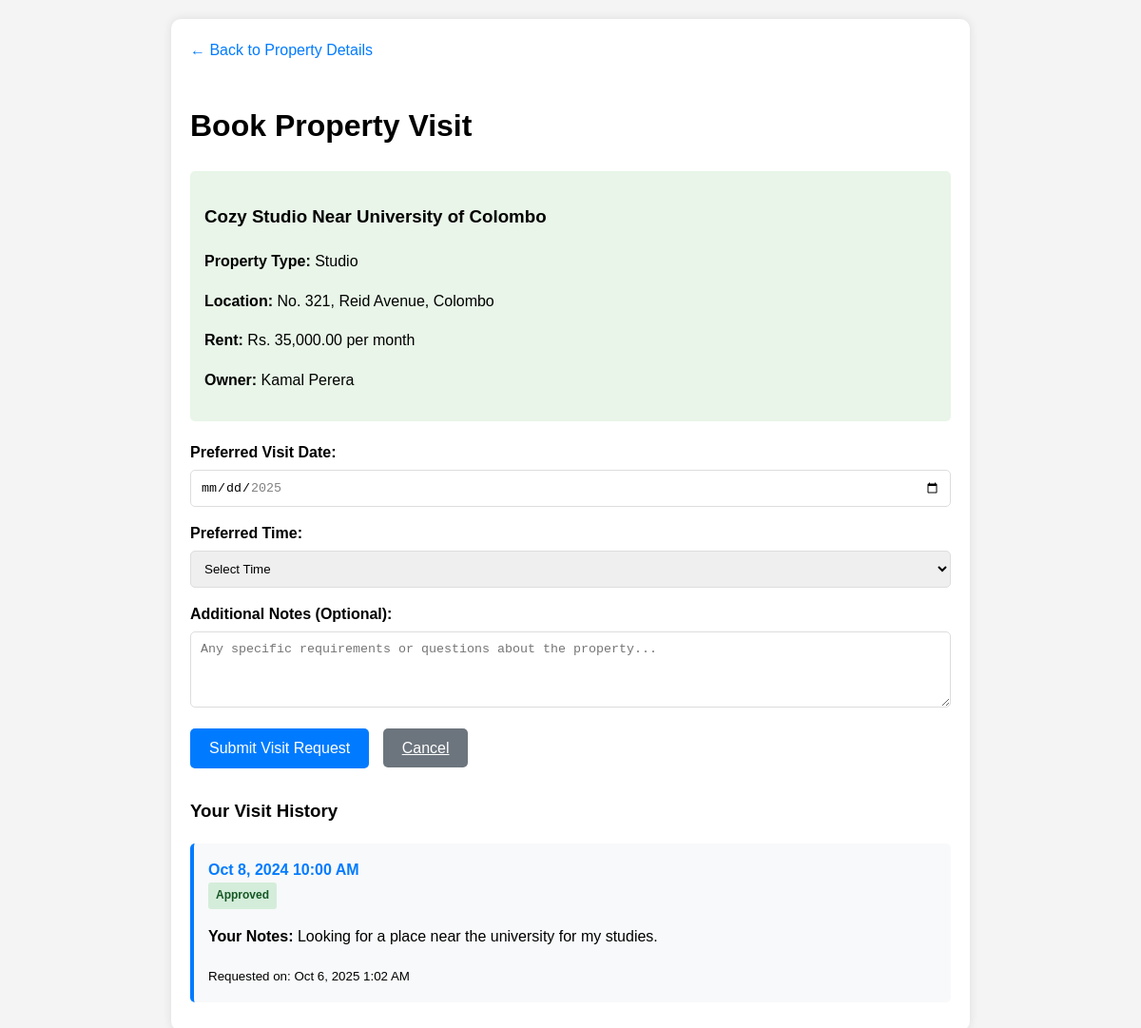
The app's page /customer/book_visit.php?property_id=2 (signed in) with its own data.
### tables this page shows
CREATE TABLE properties (
    id INT PRIMARY KEY AUTO_INCREMENT,
    owner_id INT NOT NULL,
    title VARCHAR(255) NOT NULL,
    description TEXT,
    property_type ENUM('apartment', 'house', 'villa', 'studio', 'commercial') NOT NULL,
    bedrooms INT NOT NULL DEFAULT 1,
    bathrooms INT NOT NULL DEFAULT 1,
    area_sqft INT,
    address TEXT NOT NULL,
    city VARCHAR(100) NOT NULL,
    state VARCHAR(100) NOT NULL,
    zip_code VARCHAR(20),
    rent_amount DECIMAL(10,2) NOT NULL,
    security_deposit DECIMAL(10,2) NOT NULL,
    images JSON,  
    amenities JSON,  
    status ENUM('pending', 'approved', 'rejected', 'rented') DEFAULT 'pending',
    is_available BOOLEAN DEFAULT TRUE,
    created_at TIMESTAMP DEFAULT CURRENT_TIMESTAMP,
    updated_at TIMESTAMP DEFAULT CURRENT_TIMESTAMP ON UPDATE CURRENT_TIMESTAMP,
    FOREIGN KEY (owner_id) REFERENCES users(id) ON DELETE CASCADE,
    INDEX idx_properties_city (city),
    INDEX idx_properties_status (status),
    INDEX idx_properties_owner (owner_id)
);

CREATE TABLE users (
    id INT PRIMARY KEY AUTO_INCREMENT,
    full_name VARCHAR(255) NOT NULL,
    email VARCHAR(255) UNIQUE NOT NULL,
    phone VARCHAR(20) UNIQUE NOT NULL,
    password_hash VARCHAR(255) NOT NULL,
    user_type ENUM('admin', 'owner', 'customer') NOT NULL,
    is_phone_verified BOOLEAN DEFAULT FALSE,
    profile_image VARCHAR(255) DEFAULT NULL,
    address TEXT,
    city VARCHAR(100),
    state VARCHAR(100),
    zip_code VARCHAR(20),
    created_at TIMESTAMP DEFAULT CURRENT_TIMESTAMP,
    updated_at TIMESTAMP DEFAULT CURRENT_TIMESTAMP ON UPDATE CURRENT_TIMESTAMP,
    status ENUM('active', 'inactive', 'suspended') DEFAULT 'active',
    INDEX idx_users_email (email),
    INDEX idx_users_phone (phone),
    INDEX idx_users_type (user_type)
);

CREATE TABLE property_visits (
    id INT PRIMARY KEY AUTO_INCREMENT,
    property_id INT NOT NULL,
    customer_id INT NOT NULL,
    owner_id INT NOT NULL,
    requested_date DATETIME NOT NULL,
    status ENUM('pending', 'approved', 'rejected', 'completed') DEFAULT 'pending',
    customer_notes TEXT,
    owner_notes TEXT,
    created_at TIMESTAMP DEFAULT CURRENT_TIMESTAMP,
    updated_at TIMESTAMP DEFAULT CURRENT_TIMESTAMP ON UPDATE CURRENT_TIMESTAMP,
    FOREIGN KEY (property_id) REFERENCES properties(id) ON DELETE CASCADE,
    FOREIGN KEY (customer_id) REFERENCES users(id) ON DELETE CASCADE,
    FOREIGN KEY (owner_id) REFERENCES users(id) ON DELETE CASCADE,
    INDEX idx_property_visits_property (property_id),
    INDEX idx_property_visits_customer (customer_id),
    INDEX idx_property_visits_owner (owner_id),
    INDEX idx_property_visits_status (status)
);

### customer/book_visit.php (the view, shortened to what this page needs)
<?php
require_once '../includes/config.php';
$property_id = $_GET['property_id'] ?? null;
$stmt = $pdo->prepare("SELECT p.*, u.full_name as owner_name, u.phone as owner_phone
                       FROM properties p
                       JOIN users u ON p.owner_id = u.id
                       WHERE p.id = ? AND p.status = 'approved' AND p.is_available = 1");
$stmt->execute([$property_id]);
$property = $stmt->fetch(PDO::FETCH_ASSOC);
$stmt = $pdo->prepare("SELECT * FROM property_visits
                       WHERE property_id = ? AND customer_id = ?
                       ORDER BY created_at DESC");
$stmt->execute([$property_id, $_SESSION['user_id']]);
$visits = $stmt->fetchAll(PDO::FETCH_ASSOC);
?>
<!DOCTYPE html>
<html lang="en">
<head>
</head>
<body>
    <div class="container">
        <a href="../property_details.php?id=<?php echo $property_id; ?>" class="back-link">← Back to Property Details</a>
        <h1>Book Property Visit</h1>
        <div class="property-info">
            <h3><?php echo htmlspecialchars($property['title']); ?></h3>
            <p><strong>Property Type:</strong> <?php echo ucfirst($property['property_type']); ?></p>
            <p><strong>Location:</strong> <?php echo htmlspecialchars($property['address'] . ', ' . $property['city']); ?></p>
            <p><strong>Rent:</strong> Rs. <?php echo number_format($property['rent_amount'], 2); ?> per month</p>
            <p><strong>Owner:</strong> <?php echo htmlspecialchars($property['owner_name']); ?></p>
        </div>
        <?php
        $canBookVisit = true;
        ?>
        <?php if ($canBookVisit): ?>
        <form method="POST" action="">
            <div class="form-group">
                <label for="visit_date">Preferred Visit Date:</label>
                <input type="date" id="visit_date" name="visit_date"
                       min="<?php echo date('Y-m-d', strtotime('+1 day')); ?>"
                       max="<?php echo date('Y-m-d', strtotime('+30 days')); ?>" required>
            </div>
            <div class="form-group">
                <label for="visit_time">Preferred Time:</label>
                <select id="visit_time" name="visit_time" required>
                    <option value="">Select Time</option>
                </select>
            </div>
            <div class="form-group">
                <label for="customer_notes">Additional Notes (Optional):</label>
                <textarea id="customer_notes" name="customer_notes"
                          placeholder="Any specific requirements or questions about the property..."></textarea>
            </div>
            <button type="submit" class="btn">Submit Visit Request</button>
            <a href="../property_details.php?id=<?php echo $property_id; ?>" class="btn btn-secondary">Cancel</a>
        </form>
        <?php else: ?>
            <div class="message error">
                You already have a pending visit request for this property. Please wait for the owner's response before booking another visit.
            </div>
        <?php endif; ?>
        <?php if (!empty($visits)): ?>
        <div class="visit-history">
            <h3>Your Visit History</h3>
            <?php foreach ($visits as $visit): ?>
            <div class="visit-item">
                <div class="visit-date"><?php echo date('M j, Y g:i A', strtotime($visit['requested_date'])); ?></div>
                <span class="visit-status status-<?php echo $visit['status']; ?>">
                    <?php echo ucfirst($visit['status']); ?>
                </span>
                <?php if ($visit['customer_notes']): ?>
                    <p><strong>Your Notes:</strong> <?php echo htmlspecialchars($visit['customer_notes']); ?></p>
                <?php endif; ?>
                <small>Requested on: <?php echo date('M j, Y g:i A', strtotime($visit['created_at'])); ?></small>
            </div>
            <?php endforeach; ?>
        </div>
        <?php endif; ?>
    </div>
</body>
</html>

### customer/book_visit.php (style rules this page uses)
body { font-family: Arial, sans-serif; line-height: 1.6; margin: 0; padding: 20px; background-color: #f4f4f4; }
.container { max-width: 800px; margin: 0 auto; background: white; padding: 20px; border-radius: 10px; box-shadow: 0 0 10px rgba(0,0,0,0.1); }
.property-info { background: #e8f5e8; padding: 15px; border-radius: 5px; margin-bottom: 20px; }
.form-group { margin-bottom: 15px; }
label { display: block; margin-bottom: 5px; font-weight: bold; }
input, textarea, select { width: 100%; padding: 10px; border: 1px solid #ddd; border-radius: 5px; box-sizing: border-box; }
textarea { height: 80px; resize: vertical; }
.btn { background: #007bff; color: white; padding: 12px 20px; border: none; border-radius: 5px; cursor: pointer; font-size: 16px; }
.btn-secondary { background: #6c757d; margin-left: 10px; }
.visit-history { margin-top: 30px; }
.visit-item { background: #f8f9fa; padding: 15px; margin-bottom: 10px; border-radius: 5px; border-left: 4px solid #007bff; }
.visit-status { display: inline-block; padding: 4px 8px; border-radius: 3px; font-size: 12px; font-weight: bold; }
.status-approved { background: #d4edda; color: #155724; }
.visit-date { font-weight: bold; color: #007bff; }
.back-link { display: inline-block; margin-bottom: 20px; color: #007bff; text-decoration: none; }

### records on screen
properties: title "Cozy Studio Near University of Colombo", property_type "Studio", address+city "No. 321, Reid Avenue, Colombo", rent_amount "35,000.00", owner.full_name "Kamal Perera"
property_visits: requested_date "Oct 8, 2024 10:00 AM", status "Approved", customer_notes "Looking for a place near the university for my studies.", created_at "Oct 6, 2025 1:02 AM"
